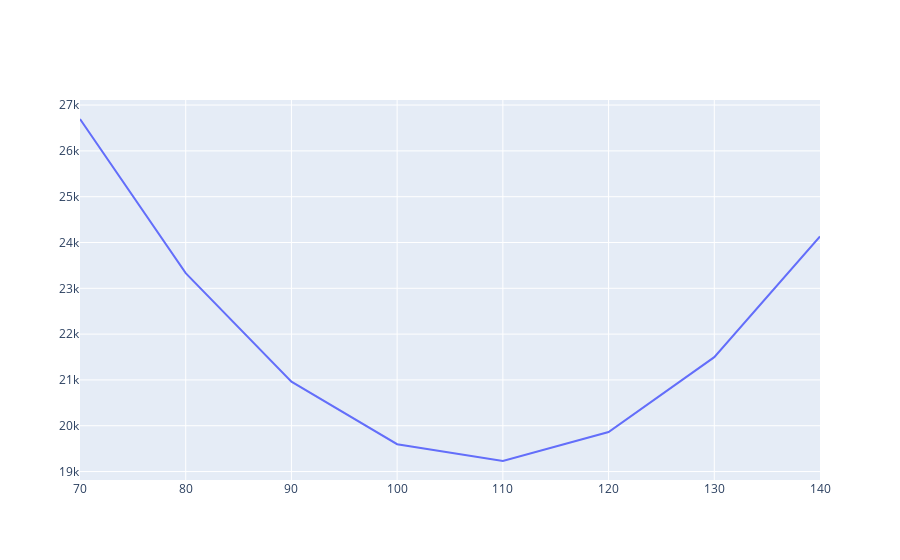

This figure's notebook cell:
### Code cell
import plotly
from plotly.offline import init_notebook_mode, iplot
from graph import m_b_trace, trace_values, plot
init_notebook_mode(connected=True)


cost_curve_trace = trace_values(b_values, rss_errors, mode="lines")
plot([cost_curve_trace])

### Figure 1 — Plotly figure (JSON) as saved in the notebook; plotly's stock layout.template omitted (floating-point values rounded to 4 significant figures)
{"data": [{"mode": "lines", "name": "data", "text": [], "type": "scatter", "x": [70, 80, 90, 100, 110, 120, 130, 140], "y": [26696, 23330, 20963, 19597, 19230, 19864, 21497, 24131]}], "layout": {}}
